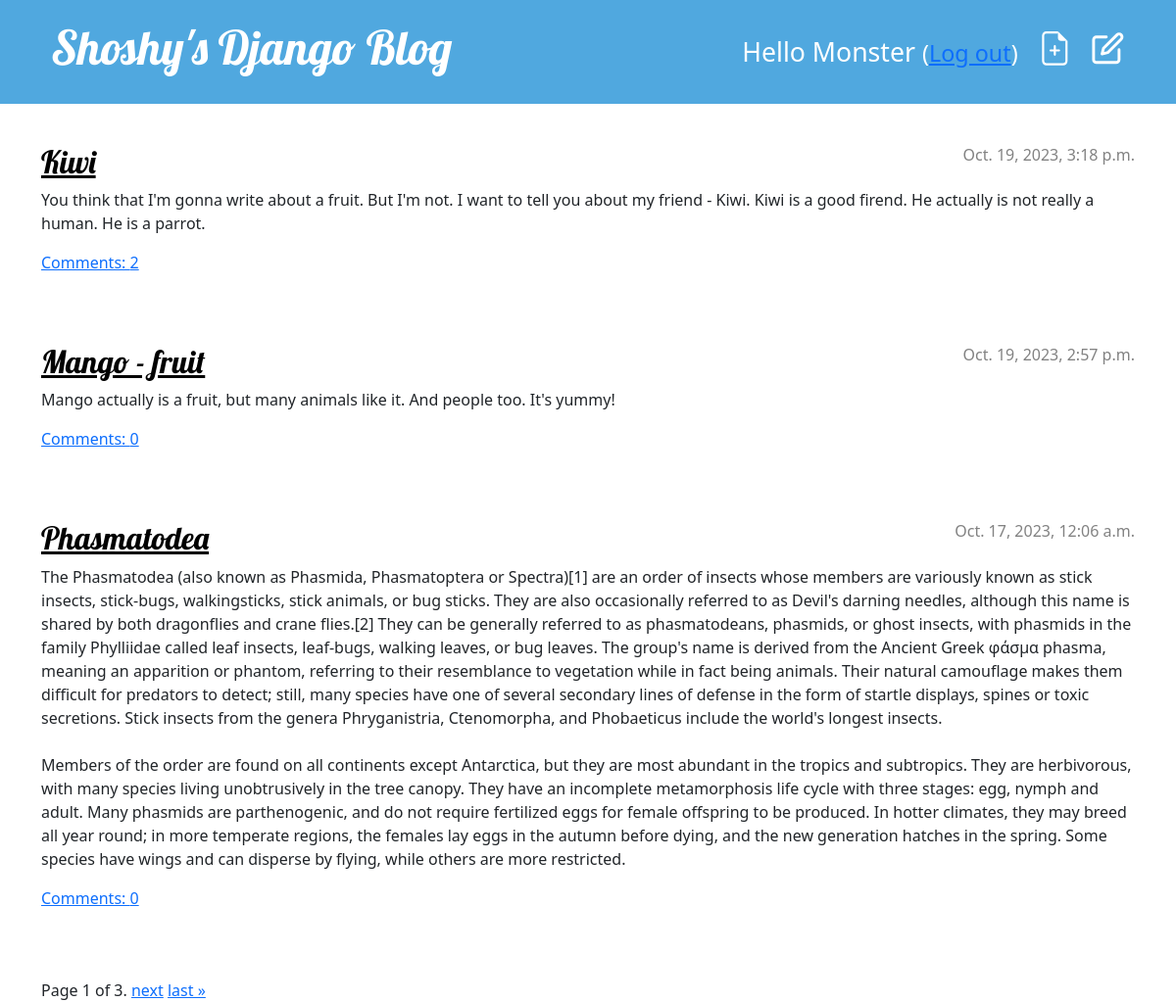
The page / (signed in) on the database its author committed.
### blog/models.py (models this page shows, shortened)
class Post(models.Model):
    author = models.ForeignKey(settings.AUTH_USER_MODEL, on_delete=models.CASCADE)
    title = models.CharField(max_length=200)
    text = models.TextField()
    created_date = models.DateTimeField(default=timezone.now)
    published_date = models.DateTimeField(blank=True, null=True)
    owner = models.ForeignKey('auth.User', related_name='posts', on_delete=models.CASCADE)
    def approved_comments(self):
        return self.comments.filter(approved_comment=True)

### blog/views.py (the view)
# urls.py: path('', PostListView.as_view(), name='post_list'),
class PostListView(ListView):
    model = Post
    paginate_by = 3
    template_name = 'post_list.html'
    def get_queryset(self):
        return Post.objects.filter(published_date__lte=timezone.now()).order_by('-published_date')

### blog/templates/blog/post_list.html (shortened to what this page needs)
{% extends 'blog/base.html' %}
{% block content %}
{% for post in page_obj %}
<article class="post">
    <time class="date">
        {{ post.published_date }}
    </time>
    <h2><a href="{% url 'post_detail' pk=post.pk %}">{{ post.title }}</a></h2>
    <p>{{ post.text|linebreaksbr }}</p>
    <a href="{% url 'post_detail' pk=post.pk %}">Comments: {{ post.approved_comments.count }}</a>
</article>
{% endfor %}
<div class="pagination">
    <span class="step-links">
        <span class="current">
            Page {{ page_obj.number }} of {{ page_obj.paginator.num_pages }}.
        </span>
        {% if page_obj.has_next %}
            <a href="?page={{ page_obj.next_page_number }}">next</a>
            <a href="?page={{ page_obj.paginator.num_pages }}">last &raquo;</a>
        {% endif %}
    </span>
</div>
{% endblock %}

### blog/templates/blog/base.html (shortened to what this page needs)
{% load static %}
<!DOCTYPE html>
<html>
<head>
    <link rel="stylesheet" href="{% static 'css/blog.css' %}">
    <link rel="stylesheet" href="https://cdn.jsdelivr.net/npm/bootstrap@5.1.3/dist/css/bootstrap.min.css"
>
</head>
<body>
<header class="page-header">
    <div class="container">
        {% if user.is_authenticated %}
        <a href="{% url 'post_draft_list' %}" class="top-menu">
            </span></a>
        <a href="{% url 'post_new' %}" class="top-menu">
        </a>
         <p class="top-menu-2">Hello {{ user.username }} <small>(<a href="{% url 'logout' %}">Log out</a>)</small></p>
        {% else %}
        <a href="{% url 'login' %}" class="top-menu">
     {% include './icons/login-icon.svg' %}
         </a>
        {% endif %}
        <h1><a href="/">Shoshy's Django Blog</a></h1>
    </div>
</header>
<main class="container">
    <div class="row">
        <div class="col">
            {% block content %}
            {% endblock %}
        </div>
    </div>
</main>
</body>
</html>

### blog/static/css/blog.css (style rules this page uses)
.page-header { background-color: #50A8DF; margin-top: 0; margin-bottom: 40px; padding: 20px 20px 20px 40px; }
.page-header h1, .page-header h1 a, .page-header h1 a:visited, .page-header h1 a:active { color: #ffffff; font-size: 36pt; text-decoration: none; }
h1, h2, h3, h4 { font-family: 'Lobster', cursive; }
.date { color: #828282; }
.top-menu, .top-menu:hover, .top-menu:visited { color: #ffffff; float: right; font-size: 26pt; margin-right: 20px; }
.top-menu-2, .top-menu-2:hover, .top-menu-2:visited { color: #ffffff; float: right; font-size: 20pt; margin-right: 20px; margin-top: 13px; }
.post { margin-bottom: 70px; }
.post h2 a, .post h2 a:visited { color: #000000; }
.post > .date, .post > .actions { float: right; }

### rows shown on the page
Post: published_date "Oct. 19, 2023, 3:18 p.m.", title "Kiwi", text "You think that I'm gonna write about a fruit. But I'm not. I want to tell you about my friend - Kiwi. Kiwi is a good firend. He actually is not really a human. He is a parrot.", approved_comments.count "2"
Post: published_date "Oct. 19, 2023, 2:57 p.m.", title "Mango - fruit", text "Mango actually is a fruit, but many animals like it. And people too. It's yummy!", approved_comments.count "0"
Post: published_date "Oct. 17, 2023, 12:06 a.m.", title "Phasmatodea", text "The Phasmatodea (also known as Phasmida, Phasmatoptera or Spectra)[1] are an order of insects whose members are variously known as stick insects, stick-bugs, walkingsticks, stick animals, or bug sticks. They are also occasionally referred to as Devil's darning needles, although this name is shared by both dragonflies and crane flies.[2] They can be generally referred to as phasmatodeans, phasmids, or ghost insects, with phasmids in the family Phylliidae called leaf insects, leaf-bugs, walking leaves, or bug leaves. The group's name is derived from the Ancient Greek φάσμα phasma, meaning an apparition or phantom, referring to their resemblance to vegetation while in fact being animals. Their…", approved_comments.count "0"

### other values the page prints
{{ user.username }} "Monster"
{{ page_obj.number }} "1"
{{ page_obj.paginator.num_pages }} "3"
